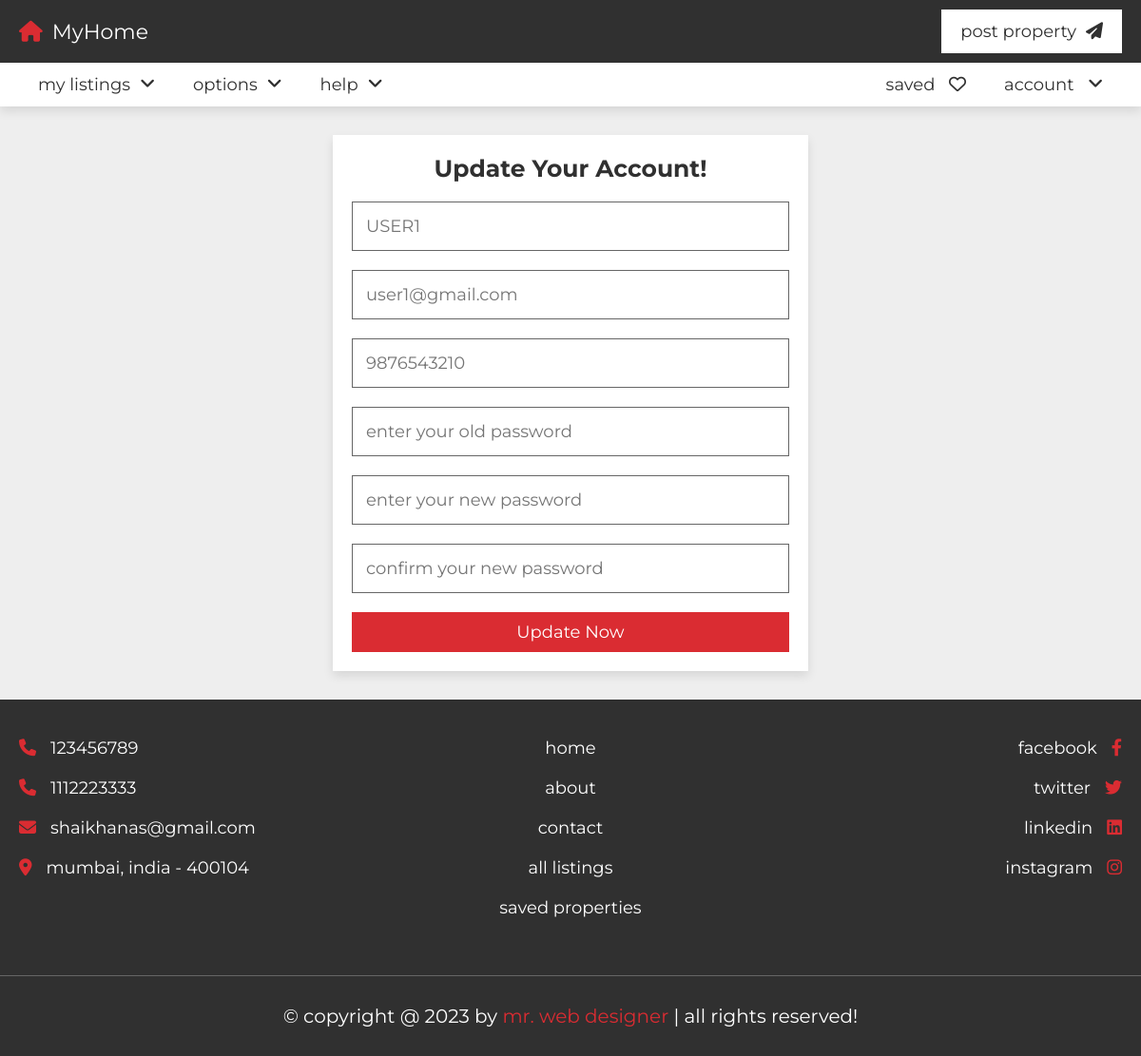
Page /update.php (signed in) on the committed database.
### tables this page shows
CREATE TABLE `users` (
  `id` varchar(20) NOT NULL,
  `name` varchar(50) NOT NULL,
  `number` varchar(10) NOT NULL,
  `email` varchar(50) NOT NULL,
  `password` varchar(50) NOT NULL
);

### update.php (the view, shortened to what this page needs)
<?php
include 'components/connect.php';
if(isset($_COOKIE['user_id'])){
   $user_id = $_COOKIE['user_id'];
}else{
   $user_id = '';
   header('location:login.php');
}
$select_user = $conn->prepare("SELECT * FROM `users` WHERE id = ? LIMIT 1");
$select_user->execute([$user_id]);
$fetch_user = $select_user->fetch(PDO::FETCH_ASSOC);
?>
<!DOCTYPE html>
<html lang="en">
<head>
   <link rel="stylesheet" href="https://cdnjs.cloudflare.com/ajax/libs/font-awesome/6.2.0/css/all.min.css">
   <link rel="stylesheet" href="css/style.css">
</head>
<body>
<?php include 'components/user_header.php'; ?>
<section class="form-container">
   <form action="" method="post">
      <h3>update your account!</h3>
      <input type="tel" name="name" maxlength="50" placeholder="<?= $fetch_user['name']; ?>" class="box">
      <input type="email" name="email" maxlength="50" placeholder="<?= $fetch_user['email']; ?>" class="box">
      <input type="number" name="number" min="0" max="9999999999" maxlength="10" placeholder="<?= $fetch_user['number']; ?>" class="box">
      <input type="password" name="old_pass" maxlength="20" placeholder="enter your old password" class="box">
      <input type="password" name="new_pass" maxlength="20" placeholder="enter your new password" class="box">
      <input type="password" name="c_pass" maxlength="20" placeholder="confirm your new password" class="box">
      <input type="submit" value="update now" name="submit" class="btn">
   </form>
</section>
<?php include 'components/footer.php'; ?>
</body>
</html>

### css/style.css (style rules this page uses)
:root { --main-color:#DA2C32; --light-color:#666; --light-bg:#eee; --white:#fff; --black:#303030; --border:.1rem solid var(--light-color); --box-shodow:0 .5rem 1rem rgba(0,0,0,.1); }
* { font-family: 'Montserrat', sans-serif; margin: 0; padding: 0; box-sizing: border-box; outline: none; border: none; text-decoration: none; }
html { font-size: 62.5%; overflow-x: hidden; scroll-behavior: smooth; scroll-padding-top: 10rem; }
body { background-color: var(--light-bg); }
section { padding: 3rem 2rem; max-width: 1200px; margin: 0 auto; }
.btn, .inline-btn { margin-top: 1rem; padding: 1rem 3rem; background-color: var(--main-color); color: var(--white); cursor: pointer; text-align: center; font-size: 1.8rem; text-transform: capitalize; }
.btn { display: block; width: 100%; }
.form-container form { max-width: 50rem; margin: 0 auto; background-color: var(--white); box-shadow: var(--box-shodow); padding: 2rem; text-align: center; }
.form-container form h3 { padding-bottom: 1rem; font-size: 2.5rem; color: var(--black); text-transform: capitalize; }
.form-container form .box { border: var(--border); padding: 1.4rem; color: var(--black); margin: 1rem 0; width: 100%; font-size: 1.8rem; }

### rows in the picture
users: name "USER1", email "user1@gmail.com", number "9876543210"
